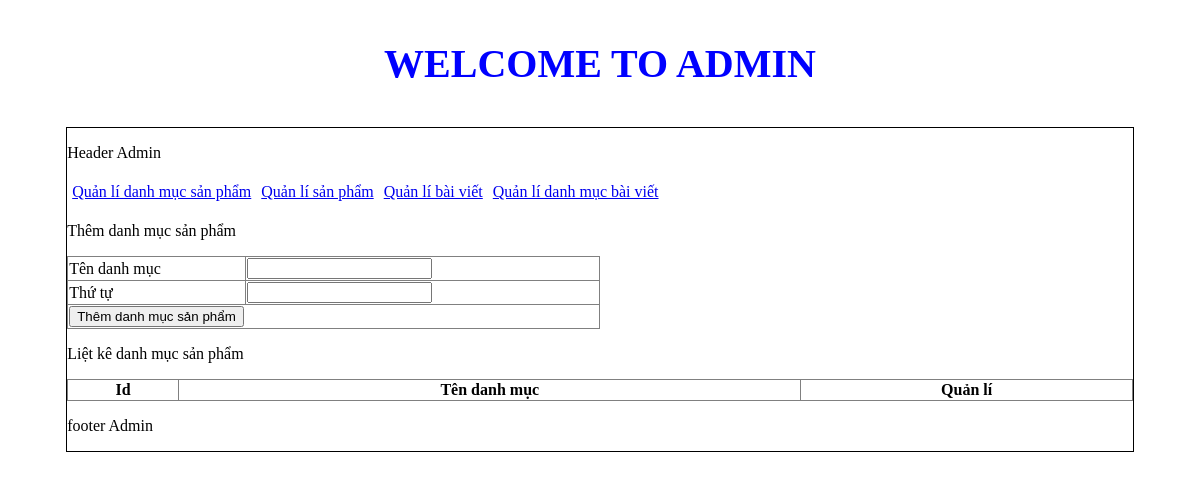
/admin/index.php?action=quanlidanhmucsanpham&query=them, run on an earlier commit of the app's database.
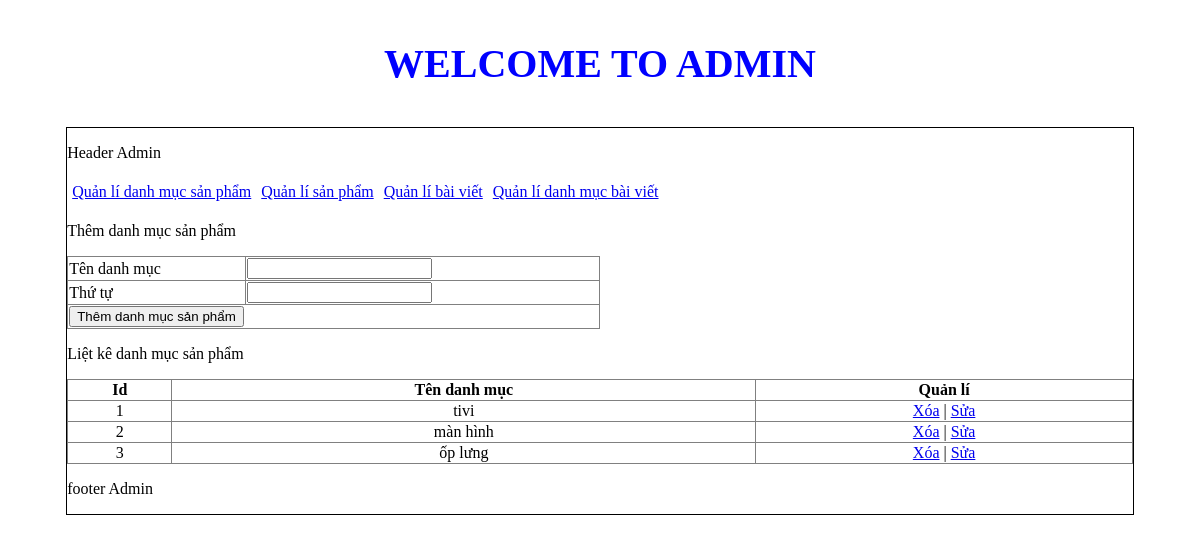
And on a later commit of the database.
### tables this page shows
CREATE TABLE `tbl_danhmuc` (
  `id_danhmuc` int(11) NOT NULL,
  `tendanhmuc` varchar(100) NOT NULL,
  `thutu` int(11) NOT NULL
);

### admin/modules/quanlidanhmuc/lietke.php (the view)
<?php
    $sql_lietke_danhmuc = "SELECT * FROM tbl_danhmuc ORDER BY thutu DESC";
    $query_kietke_danhmuc = mysqli_query($con, $sql_lietke_danhmuc )
?>
<p>Liệt kê danh mục sản phẩm</p>
<table border="1px" style="border-collapse: collapse; width:100%" >
    <tr>
        <th>Id</th>
        <th>Tên danh mục</th>
        <th>Quản lí</th>
    </tr>
    <?php
        $i = 0;
        while($row = mysqli_fetch_array($query_kietke_danhmuc)){
            $i++;
    ?>
    <tr align="center">
        <td><?php echo $i ?></td>
        <td><?php echo $row['tendanhmuc'] ?></td>
        <td>
            <a href="modules/quanlidanhmuc/xuly.php?iddanhmuc=<?php echo $row['id_danhmuc']?>">Xóa</a> |
            <a href="index.php?action=quanlidanhmucsanpham&query=sua&iddanhmuc=<?php echo $row['id_danhmuc']?>">Sửa</a>
        </td>
    </tr>
    <?php
    }
    ?>
</table>

What changed in the data, as far as the page shows it:
added tbl_danhmuc: tendanhmuc "tivi"
added tbl_danhmuc: tendanhmuc "màn hình"
added tbl_danhmuc: tendanhmuc "ốp lưng"
